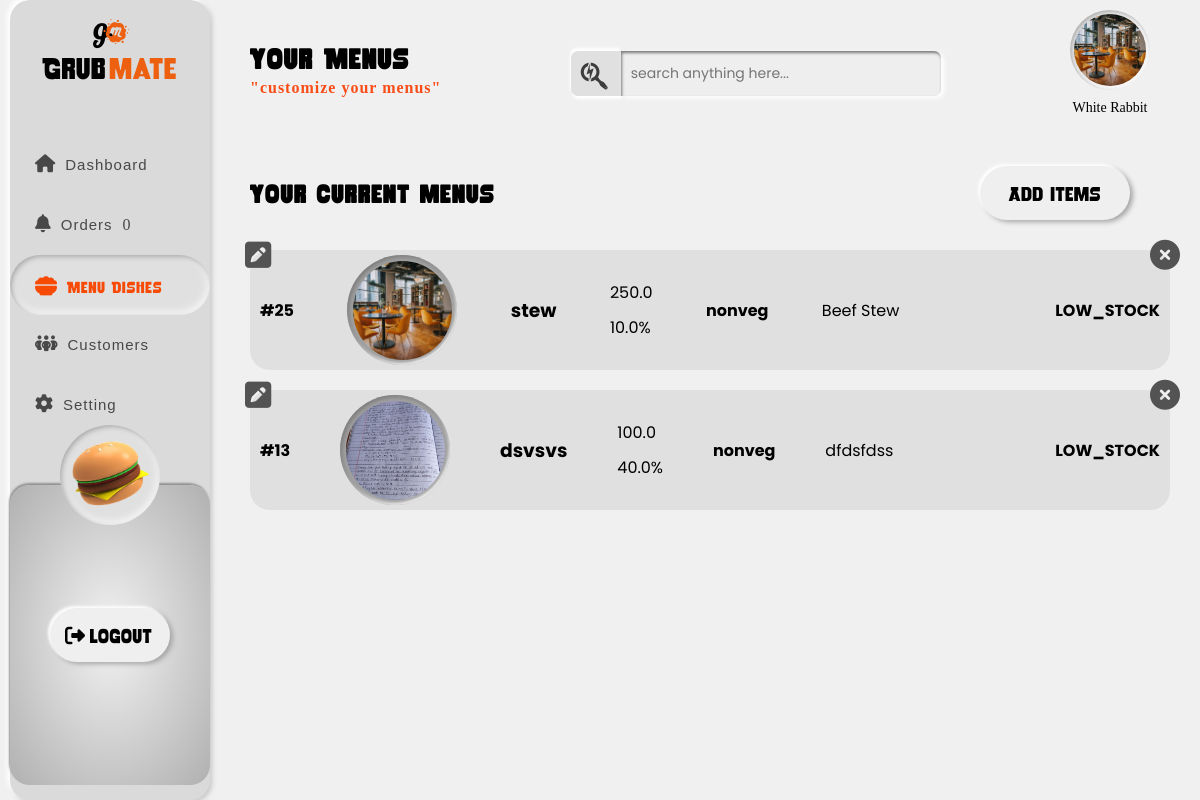
/restaurant-menu-dishes/ (signed in), run on the app's committed database.
### merchant/models.py (models this page shows, shortened)
class Restaurant(models.Model):
    RESTAURANT_TYPE_CHOICES = [
        ('local', 'Local'),
        ('fine_dining', 'Fine Dining'),
    ]
    user = models.OneToOneField(
        User, on_delete=models.CASCADE, related_name='restaurant_profile', null=True
    )
    restaurant_name = models.CharField(max_length=100, default='')
    owner_name = models.CharField(max_length=100, default='')
    owner_email = models.EmailField(max_length=255, null=True, blank=True)
    owner_contact = models.CharField(
        max_length=15, null=True, validators=[phone_validator]
    )
    restaurant_address = models.TextField(default='')
    latitude = models.FloatField(default=0.0)
    longitude = models.FloatField(default=0.0)
    cuisine = models.CharField(max_length=50, default='')
    description = models.TextField(null=True, blank=True)
    restaurant_type = models.CharField(
        max_length=20, choices=RESTAURANT_TYPE_CHOICES, default='local'
    )
    profile_picture = models.ImageField(
        upload_to='restaurant/profile_pics/', blank=True, null=True)
    cover_photo = models.ImageField(
        upload_to='restaurant/cover_photos/', blank=True, null=True)
    menu = models.FileField(
        upload_to='restaurant/menus/', blank=True, null=True)
    created_at = models.DateTimeField(default=timezone.now)
    approved = models.BooleanField(default=False)

class FoodItem(models.Model):
    AVAILABILITY_CHOICES = [
        ('OUT_OF_STOCK', 'Out of Stock'),
        ('LOW_STOCK', 'Low Stock'),
        ('AVAILABLE', 'Available'),
    ]
    VEG_NONVEG_CHOICES = [
        ('veg', 'Vegetarian'),
        ('nonveg', 'Non-Vegetarian'),
    ]
    RATING_CHOICES = [
        (0, '0'),
        (1, '1'),
        (2, '2'),
        (3, '3'),
        (4, '4'),
        (5, '5'),
    ]
    name = models.CharField(max_length=255)
    price = models.DecimalField(max_digits=7, decimal_places=2)
    discount = models.DecimalField(max_digits=5, decimal_places=2, default=0.0)
    description = models.TextField(blank=True)
    restaurant = models.ForeignKey(
        'Restaurant', on_delete=models.CASCADE, related_name='food_items')
    veg_nonveg = models.CharField(
        max_length=6, choices=VEG_NONVEG_CHOICES, default='veg')
    profile_picture = models.ImageField(
        upload_to='food_images/', blank=True, null=True)
    external_image_url = models.URLField(blank=True, null=True)
    availability_status = models.CharField(
        max_length=20,
        choices=AVAILABILITY_CHOICES,
        default='AVAILABLE'
    )
    review_rating = models.IntegerField(
        choices=RATING_CHOICES,
        null=True,
        blank=True,
        help_text="Rate the food item from 0 to 5"
    )

### merchant/views.py (the view)
# urls.py: path("restaurant-menu-dishes/", views.restaurant_menu_dishes,
@login_required
def restaurant_menu_dishes(request):
    try:
        profile = Restaurant.objects.get(user=request.user)
    except Restaurant.DoesNotExist:
        return redirect('deliveryman-dashboard')
    if request.method == "POST":
        item_id = request.POST.get("item_id")
        if item_id:
            item = get_object_or_404(FoodItem, pk=item_id, restaurant=profile)
            form = FoodItemForm(request.POST, request.FILES, instance=item)
        else:
            form = FoodItemForm(request.POST, request.FILES)
        if form.is_valid():
            food_item = form.save(commit=False)
            food_item.restaurant = profile
            food_item.save()
            form.save_m2m()
            messages.success(
                request, "Item updated." if item_id else "Item created.")
            return redirect("restaurant-menu-dishes")
        else:
            messages.error(request, "Please fix the errors below.")
    else:
        form = FoodItemForm()
    qs = FoodItem.objects.filter(restaurant=profile).order_by("-id")
    foods = []
    for itm in qs:
        foods.append({
            "id": itm.id,
            "name": itm.name,
            "price": float(itm.price) if itm.price is not None else None,
            "discount": float(itm.discount) if itm.discount is not None else 0.0,
            "veg_nonveg": itm.veg_nonveg,
            "availability_status": itm.availability_status,
            "profile_picture": itm.profile_picture.url if itm.profile_picture else None,
            "description": itm.description or "",
        })
    return render(request, "merchant/restaurant_menu_dishes.html", {
        "restaurant": profile,
        "form": form,
        "foods": foods,
    })

### merchant/forms.py
class FoodItemForm(forms.ModelForm):
    class Meta:
        model = FoodItem
        fields = [
            'name',
            'price',
            'discount',
            'veg_nonveg',
            'availability_status',
            'profile_picture',
            'description',
        ]

### merchant/templates/merchant/restaurant_menu_dishes.html (shortened to what this page needs)
{% extends "merchant/merchant_templates_base.html" %}
{% load static %}
{% block styles %}
    <link rel="stylesheet" href="{% static 'css/restaurant_menu_dishes.css' %}" />
{% endblock %}
{% block headcontent %}
    <div id="head-content">
        <h2>Your Menus</h2>
        <h4>
            <span>"customize your menus"</span>
        </h4>
    </div>
{% endblock %}
{% block activate_menu_dishes %}active{% endblock %}
{% block mainspace %}
    <div id="container-body">
        <div id="current-menus-container">
            <div id="currentmenu-header">
                <h3>Your current menus</h3>
                <button type="button" id="add-item-btn">Add items</button>
            </div>
            <div id="current-menus-wrapper">
                {% if foods %}
                    {% for food in foods %}
                        <div class="current-menu-item">
                            <div class="update-currentitems" id="{{ food.id }}">
                                <i class="fa-solid fa-square-pen"></i>
                            </div>
                            <div class="delete-currentitems" id="{{ food.id }}">
                                <i class="fa-solid fa-circle-xmark"></i>
                            </div>
                            <h4 class="currentmenuitem-id">#{{ food.id }}</h4>
                            <div class="currentmenuitem-pp">
                                {% if food.profile_picture %}
                                    <img src="{{ food.profile_picture }}" alt="{{ food.name }}" />
                                {% else %}
                                    <img src="{% static 'images/placeholder.png' %}" alt="No image" />
                                {% endif %}
                            </div>
                            <h3 class="currentmenuitem-name">{{ food.name }}</h3>
                            <div class="currentmenuitem-pricing">
                                <span>{{ food.price }}</span>
                                <span>{{ food.discount }}%</span>
                            </div>
                            <h4 class="currentmenuitem-category">{{ food.veg_nonveg }}</h4>
                            <div class="currentmenuitem-description">
                                <p>{{ food.description }}</p>
                            </div>
                            <h4 class="currentmenuitem-availability">{{ food.availability_status }}</h4>
                        </div>
                    {% endfor %}
                {% endif %}
            </div>
        </div>
    </div>
{% endblock %}

### merchant/templates/merchant/merchant_templates_base.html (shortened to what this page needs)
{% load static %}
<!DOCTYPE html>
<html lang="en">
<head>
  <link rel="stylesheet" href="https://cdnjs.cloudflare.com/ajax/libs/font-awesome/6.5.0/css/all.min.css">
  <link rel="stylesheet" href="{% static 'css/base_template.css' %}">
  {% block styles %}{% endblock %}
</head>
<body>
  <header>
    <a href="#" id="logowrapper-link">
      <div class="logo-container">
        <div id="logo">
          <span><i class="fa-brands fa-glide-g"></i></span>
          <span><i class="fa-brands fa-meetup"></i></span>
        </div>
        <div id="brandname"><span>Grub</span><span>mate</span></div>
      </div>
    </a>
         <nav>
        <ul id="navbar">
          <li class="link" id="{% block activate_dashboard %}dashboard{%endblock%}">
            <a href="{%url 'restaurant-dashboard'%}"
              ><span class="nav-icons"><i class="fa-solid fa-house fa-beat"></i></span>
              <h4>Dashboard</h4></a
            >
          </li>
          <li class="link" id="{% block activate_order %}order{%endblock%}">
            <a href="{% url 'restaurant-orders'%}"
              ><span class="nav-icons"
                ><i class="fa-solid fa-bell fa-shake" style="--fa-animation-duration: 4s;"></i></span>
              <h4>Orders</h4>
              <span class="new-order-count"></span>
              </a>
          </li>
          <li class="link" id="{% block activate_menu_dishes %}menu_dishes{%endblock%}">
            <a href="{% url 'restaurant-menu-dishes'%}"
              ><span class="nav-icons"><i class="fa-solid fa-bowl-food fa-bounce" style="--fa-animation-duration: 3s;"></i></i></span>
              <h4>Menu Dishes</h4></a
            >
          </li>
          <li class="link" id="{% block activate_customers %}customers{%endblock%}">
            <a href="{% url 'restaurant-customers'%}"
              ><span class="nav-icons"><i class="fa-solid fa-people-group fa-fade" style="--fa-animation-duration: 2s;"></i></span>
              <h4>Customers</h4></a
            >
          </li>
          <li class="link" id="{% block activate_settings %}settings{%endblock%}">
            <a href="{% url 'restaurant-settings'%}"
              ><span class="nav-icons"><i class="fa-solid fa-gear fa-spin"></i></span>
              <h4>Setting</h4></a
            >
          </li>
        </ul>
      </nav>
    <div id="logout-container">
      <div id="circle">
        <img src="{% static 'images/burgerstill.png' %}" alt="burger" height="80" width="80">
      </div>
      <button type="button" id="logout">
        <span class="logout-icon"><i class="fa-solid fa-right-from-bracket"></i></span>
        <span>logout</span>
      </button>
    </div>
  </header>
  <div class="container" id="dashboard">
    <div id="container-head">
      {% block headcontent %}{% endblock %}
      <div id="search-subcontainer">
        <span><i class="fa-brands fa-searchengin"></i></span>
        <input type="search" name="search" id="search" placeholder="search anything here...">
      </div>
      <div>
        <div id="pp-container">
          {% if restaurant.profile_picture and restaurant.profile_picture.name %}
            <img src="{{ restaurant.profile_picture.url }}" alt="profilepic" height="50" width="50">
          {% else %}
            <img src="{% static 'images/profilepic.png' %}" alt="default profilepic" height="50" width="50">
          {% endif %}
        </div>
        <h4 class="resid" id="{{ restaurant.id }}">{{ restaurant.restaurant_name }}</h4>
      </div>
    </div>
    {% block mainspace %}{% endblock %}
  </div>
</body>
</html>

### static/css/base_template.css (style rules this page uses)
* { box-sizing: border-box; margin: 0; padding: 0; }
body { background-color: #f0f0f0ff; }
p, h1, h2, h3, h4 { margin: 0; }
header { position: fixed; left: 10px; height: 100dvh; width: 200px; padding: 20px 0px 0px; display: flex; flex-direction: column; gap: 50px; background-color: #dadadaff; border-radius: 20px; box-shadow: -3px -3px 5px #ffffff, 2px 2px 5px #c4c4c4ff; z-index: 1000; }
a#logowrapper-link { text-decoration: none; color: #000000; }
.logo-container { display: flex; flex-direction: column; align-items: center; justify-content: center; }
#logo { display: flex; }
#logo > span:first-child i { margin-top: 4px; }
#logo > span:last-child i { margin-left: -10px; color: #ec600fff; }
#logo > span i { font-size: 25px; }
#brandname { display: flex; gap: 3px; font-size: 30px; font-family: "rocketThunder", "Poppins"; }
#brandname > span:last-child { color: #ec600fff; }
#navbar { display: flex; flex-direction: column; }
.link { height: 60px; width: 100%; position: relative; list-style: none; }
.link a { text-decoration: none; padding-left: 25px; gap: 10px; margin-top: 20px; display: flex; align-items: center; color: #494848ff; transition: transform 0.3s ease; }
.link a h4 { font-size: 15px; font-weight: 500; font-family: "epic", sans-serif; letter-spacing: 1px; color: inherit; }
.link a i { font-size: 18px; color: inherit; }
#active { background-color: #e0e0e0; box-shadow: inset 2px 2px 5px #aaa9a9ff, inset -1px -2px 10px #ffffff; border-radius: 50px; }
#active a { color: #f74a05ff; }
#active a h4 { color: inherit; font-weight: 500; font-family: "epic", "rocketThunder"; letter-spacing: 0.5px; font-size: 16px; }
#active a span i { color: inherit; font-size: 22px; }
#logout-container { height: 300px; display: flex; position: relative; justify-content: center; align-items: center; border-top-right-radius: 20px; border-top-left-radius: 20px; border-radius: 20px; background: radial-gradient(#f3f2f2ff, #b1b0b0ff); box-shadow: -1px -2px 2px #949191ff; z-index: 10; }
#circle { position: absolute; background-color: #e0e0e0; width: 100px; aspect-ratio: 1; top: -60px; display: flex; align-items: center; justify-content: center; border-radius: 50%; box-shadow: inset 2px 2px 5px #aaa9a9ff, inset -1px -2px 10px #ffffff; z-index: -1; }
#logout-container button { padding: 15px; width: 120px; border: none; border-radius: 50px; display: flex; font-family: "Poppins"; box-shadow: -2px -2px 3px #ffffff, 3px 2px 5px #a5a4a4ff; cursor: pointer; font-family: "rocketThunder"; font-size: 20px; }
.logout-icon { margin-right: 5px; }
.container { margin-left: 220px; padding: 20px; width: calc(100% - 220px); min-height: 100vh; background-color: #f0f0f0ff; overflow-y: auto; }
#container-head { padding: 10px; padding-right: 30px; display: flex; justify-content: space-between; align-items: center; gap: 30px; }
#container-head div:first-child { line-height: 30px; }
#container-head div:first-child h2 { font-family: "rocketThunder"; font-size: 28px; letter-spacing: 1px; }
#container-head div:first-child h4 { font-family: "epic"; letter-spacing: 1px; }
#head-content > h4 span { color: #f84d18ff; }
#search-subcontainer { position: relative; display: flex; }
#search-subcontainer span { height: 45px; width: 50px; background-color: #e0e0e0; border-top-left-radius: 7px; border-bottom-left-radius: 7px; box-shadow: -1px -3px 3px #ffffff, 1px 3px 3px #ffffff; }
#search-subcontainer span i { font-size: 30px; padding: 10px; color: #3d3c3cff; }
#search { border: none; outline: none; height: 45px; width: calc(200px + 10vw); padding: 10px; border-top-right-radius: 7px; border-bottom-right-radius: 7px; font-size: 14px; font-family: "Poppins"; background-color: #eeeeeeff; box-shadow: inset 1px 2px 3px #7a7a7aff, 3px 2px 5px #ffffff; }
#container-head div:last-child { margin-top: -20px; display: flex; flex-direction: column; gap: 10px; justify-content: center; align-items: center; }
#container-head > div:last-child h4 { font-size: 14px; font-weight: 400; font-family: "epic"; }
#pp-container { border-radius: 50%; height: 80px; display: flex; justify-content: center; align-items: center; aspect-ratio: 1; box-shadow: inset 2px 2px 5px #aaa9a9ff, inset -1px -2px 10px #ffffff; }
#pp-container > img { height: 90%; width: 90%; border-radius: 50%; object-fit: cover; }
#container-body { padding: 10px; margin-top: 30px; display: flex; flex-direction: column; gap: 30px; }

### data on the page
Restaurant: profile_picture (picture), restaurant_name "White Rabbit"
FoodItem: name "stew", veg_nonveg "nonveg", description "Beef Stew", availability_status "LOW_STOCK"
FoodItem: name "dsvsvs", veg_nonveg "nonveg", description "dfdsfdss", availability_status "LOW_STOCK"

### other printed values
{{ food.id }} "25" "13"
{{ food.price }} "250.0" "100.0"
{{ food.discount }} "10.0" "40.0"
